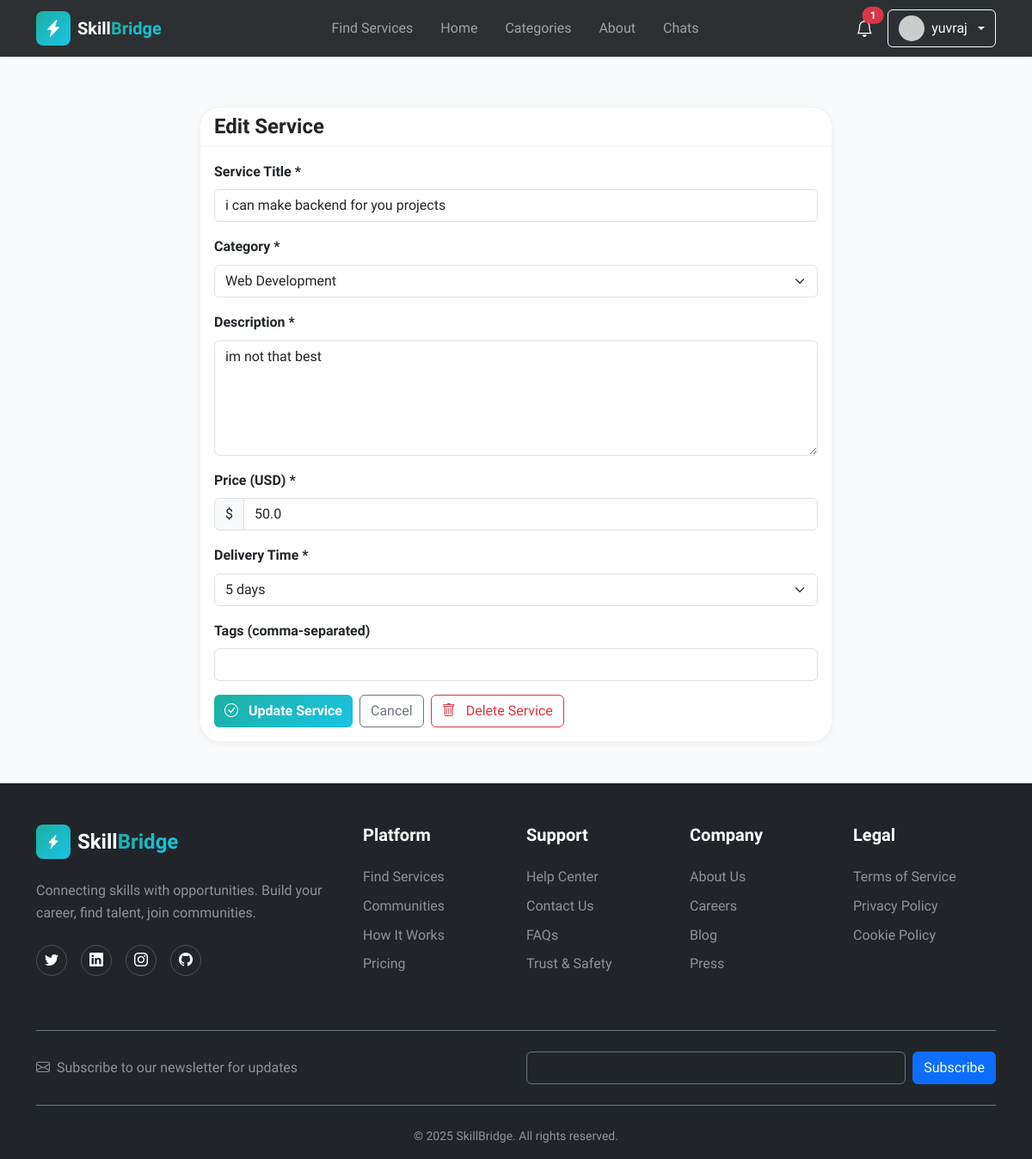
The page /service/2/edit (signed in) on the database its author committed.
### models.py (models this page shows, shortened)
class User(UserMixin, db.Model):
    __tablename__ = 'users'
    id = db.Column(db.Integer, primary_key=True)
    username = db.Column(db.String(80), unique=True, nullable=False, index=True)
    email = db.Column(db.String(120), unique=True, nullable=False, index=True)
    password_hash = db.Column(db.String(255), nullable=False)
    user_type = db.Column(db.String(20), nullable=False, default='client')
    full_name = db.Column(db.String(100))
    bio = db.Column(db.Text)
    avatar_url = db.Column(db.String(255), default='default-avatar.png')
    phone = db.Column(db.String(20))
    is_active = db.Column(db.Boolean, default=True)
    is_verified = db.Column(db.Boolean, default=False)
    created_at = db.Column(db.DateTime, default=datetime.utcnow, nullable=False)
    updated_at = db.Column(db.DateTime, default=datetime.utcnow, onupdate=datetime.utcnow)
    services = db.relationship('Service', backref='provider', lazy='dynamic',
                              foreign_keys='Service.user_id')
    reviews = db.relationship('Review', backref='reviewer', lazy='dynamic',
                             foreign_keys='Review.user_id')
    orders_as_buyer = db.relationship('Order', backref='buyer', lazy='dynamic',
                                     foreign_keys='Order.buyer_id')
    orders_as_seller = db.relationship('Order', backref='seller', lazy='dynamic',
                                      foreign_keys='Order.seller_id')
    favorites = db.relationship('Favorite', backref='user', lazy='dynamic',
                               cascade='all, delete-orphan')
    notifications = db.relationship('Notification', backref='user', lazy='dynamic',
                                   cascade='all, delete-orphan')
    def is_admin(self):
        return self.user_type == 'admin'
    def get_unread_notifications_count(self):
        return self.notifications.filter_by(is_read=False).count()
    def get_recent_notifications(self, limit=5):
        return self.notifications.order_by(db.text('created_at desc')).limit(limit)
    def get_avatar_url(self):
        from flask import url_for
        if not self.avatar_url or self.avatar_url == 'default-avatar.png':
            return f"https://ui-avatars.com/api/?name={self.username}&background=random&color=fff&size=128"
        if self.avatar_url.startswith('http'):
            return self.avatar_url
        return url_for('static', filename='images/' + self.avatar_url)

class Service(db.Model):
    __tablename__ = 'services'
    id = db.Column(db.Integer, primary_key=True)
    title = db.Column(db.String(200), nullable=False, index=True)
    description = db.Column(db.Text, nullable=False)
    price = db.Column(db.Float, nullable=False)
    delivery_time = db.Column(db.String(50))  # e.g., "3 days", "1 week"
    user_id = db.Column(db.Integer, db.ForeignKey('users.id'), nullable=False, index=True)
    category_id = db.Column(db.Integer, db.ForeignKey('categories.id'), nullable=False, index=True)
    favorited_by = db.relationship('Favorite', backref='service', lazy='dynamic', cascade='all, delete-orphan')
    image_url = db.Column(db.String(255), default='default-service.jpg')
    tags = db.Column(db.String(255))
    is_active = db.Column(db.Boolean, default=True)
    view_count = db.Column(db.Integer, default=0)
    created_at = db.Column(db.DateTime, default=datetime.utcnow, index=True)
    updated_at = db.Column(db.DateTime, default=datetime.utcnow, onupdate=datetime.utcnow)
    reviews = db.relationship('Review', backref='service', lazy='dynamic',
                             cascade='all, delete-orphan')
    orders = db.relationship('Order', backref='service', lazy='dynamic')
    favorited_by = db.relationship('Favorite', backref='service', lazy='dynamic',
                                   cascade='all, delete-orphan')

class Category(db.Model):
    __tablename__ = 'categories'
    id = db.Column(db.Integer, primary_key=True)
    name = db.Column(db.String(100), unique=True, nullable=False, index=True)
    description = db.Column(db.Text)
    icon = db.Column(db.String(50))  # Icon class name (e.g., 'bi-code')
    color = db.Column(db.String(50))  # Color class for styling
    created_at = db.Column(db.DateTime, default=datetime.utcnow)
    services = db.relationship('Service', backref='category', lazy='dynamic')

### routes.py (the view, shortened to what this page needs)
@service_bp.route('/<int:service_id>/edit', methods=['GET', 'POST'])
@login_required
def edit(service_id):
    service = Service.query.get_or_404(service_id)
    if service.user_id != current_user.id and not current_user.is_admin():
        flash('You do not have permission to edit this service.', 'danger')
        return redirect(url_for('service.detail', service_id=service_id))
    categories = category_manager.get_all_categories()
    return render_template('service_edit.html', service=service, categories=categories)

### managers.py (called while the page is built)
    def get_all_categories(self):
        return Category.query.all()

### templates/service_edit.html (shortened to what this page needs)
{% extends 'base.html' %}
{% block content %}
<section class="py-5 bg-light">
    <div class="container">
        <div class="row">
            <div class="col-lg-8 mx-auto">
                <div class="card">
                    <div class="card-header">
                        <h4 class="mb-0">Edit Service</h4>
                    </div>
                    <div class="card-body">
                        <form method="POST" action="{{ url_for('service.edit', service_id=service.id) }}">
                            <div class="mb-3">
                                <label class="form-label">Service Title *</label>
                                <input type="text" class="form-control" name="title" value="{{ service.title }}"
                                    required>
                            </div>
                            <div class="mb-3">
                                <label class="form-label">Category *</label>
                                <select class="form-select" name="category_id" required>
                                    {% for category in categories %}
                                    <option value="{{ category.id }}" {% if category.id==service.category_id
                                        %}selected{% endif %}>
                                        {{ category.name }}
                                    </option>
                                    {% endfor %}
                                </select>
                            </div>
                            <div class="mb-3">
                                <label class="form-label">Description *</label>
                                <textarea class="form-control" name="description" rows="5"
                                    required>{{ service.description }}</textarea>
                            </div>
                            <div class="mb-3">
                                <label class="form-label">Price (USD) *</label>
                                <div class="input-group">
                                    <span class="input-group-text">$</span>
                                    <input type="number" class="form-control" name="price" value="{{ service.price }}"
                                        min="5" step="0.01" required>
                                </div>
                            </div>
                            <div class="mb-3">
                                <label class="form-label">Delivery Time *</label>
                                <select class="form-select" name="delivery_time" required>
                                    <option value="5 days" {% if service.delivery_time=='5 days' %}selected{% endif %}>5
                                        days</option>
                                </select>
                            </div>
                            <div class="mb-3">
                                <label class="form-label">Tags (comma-separated)</label>
                                <input type="text" class="form-control" name="tags" value="{{ service.tags }}">
                            </div>
                            <div class="d-flex gap-2">
                                <button type="submit" class="btn btn-gradient-primary">
                                    <i class="bi bi-check-circle me-2"></i>
                                    Update Service
                                </button>
                                <a href="{{ url_for('service.detail', service_id=service.id) }}"
                                    class="btn btn-outline-secondary">
                                    Cancel
                                </a>
                                <form method="POST" action="{{ url_for('service.delete', service_id=service.id) }}"
                                    class="ms-auto">
                                    <button type="submit" class="btn btn-outline-danger"
                                        onclick="return confirm('Are you sure you want to delete this service?')">
                                        <i class="bi bi-trash me-2"></i>
                                        Delete Service
                                    </button>
                                </form>
                            </div>
                        </form>
                    </div>
                </div>
            </div>
        </div>
    </div>
</section>
{% endblock %}

### templates/components/header.html (shortened to what this page needs)
<header class="navbar navbar-expand-lg navbar-dark bg-dark fixed-top shadow-sm">
    <div class="container">
        <a class="navbar-brand d-flex align-items-center" href="{{ url_for('main.index') }}">
            <div class="logo-icon gradient-primary rounded-3 p-2 me-2">
                <i class="bi bi-lightning-charge-fill text-white"></i>
            </div>
            <span class="fw-bold">Skill<span class="text-gradient">Bridge</span></span>
        </a>
        <div class="collapse navbar-collapse" id="navbarNav">
            <ul class="navbar-nav mx-auto">
                <li class="nav-item">
                    <a class="nav-link" href="{{ url_for('service.browse') }}">Find Services</a>
                </li>
                <li class="nav-item">
                    <a class="nav-link" href="{{ url_for('main.index') }}">Home</a>
                </li>
                <li class="nav-item">
                    <a class="nav-link" href="{{ url_for('main.index') }}#categories">Categories</a>
                </li>
                <li class="nav-item">
                    <a class="nav-link" href="{{ url_for('main.about') }}">About</a>
                </li>
                {% if current_user.is_authenticated %}
                <li class="nav-item">
                    <a class="nav-link" href="{{ url_for('user.chats') }}">Chats</a>
                </li>
                {% endif %}
            </ul>
            <div class="d-flex align-items-center gap-3 mt-3 mt-lg-0">
                {% if current_user.is_authenticated %}
                <div class="dropdown">
                    <button class="btn btn-link text-white position-relative p-0" type="button"
                        data-bs-toggle="dropdown">
                        <i class="bi bi-bell fs-5"></i>
                        {% set unread_count = current_user.get_unread_notifications_count() %}
                        {% if unread_count > 0 %}
                        <span class="position-absolute top-0 start-100 translate-middle badge rounded-pill bg-danger">
                            {{ unread_count }}
                        </span>
                        {% endif %}
                    </button>
                </div>
                <div class="dropdown">
                    <button class="btn btn-outline-light dropdown-toggle d-flex align-items-center gap-2" type="button"
                        data-bs-toggle="dropdown">
                        <img src="{{ current_user.get_avatar_url() }}" alt="Avatar" class="rounded-circle" width="30"
                            height="30">
                        <span>{{ current_user.username }}</span>
                    </button>
                </div>
                {% else %}
                <a href="{{ url_for('auth.login') }}" class="btn btn-outline-light">Log In</a>
                <a href="{{ url_for('auth.register') }}" class="btn btn-gradient-primary">Get Started</a>
                {% endif %}
            </div>
        </div>
    </div>
</header>
<div style="height: 76px;"></div>

### static/css/custom.css (style rules this page uses)
:root { --primary-color: hsl(174, 72%, 40%); --primary-dark: hsl(174, 72%, 30%); --primary-light: hsl(174, 72%, 50%); --accent-color: hsl(15, 90%, 60%); --background: hsl(210, 20%, 98%); --foreground: hsl(215, 25%, 15%); --card-bg: hsl(0, 0%, 100%); --muted: hsl(215, 15%, 60%); --gradient-primary: linear-gradient(135deg, hsl(174, 72%, 40%), hsl(190, 80%, 50%)); --gradient-accent: linear-gradient(135deg, hsl(15, 90%, 60%), hsl(35, 95%, 55%)); --gradient-hero: linear-gradient(135deg, hsl(215, 25%, 12%), hsl(220, 30%, 18%)); --shadow-sm: 0 2px 8px -2px rgba(0, 0, 0, 0.08); --shadow-md: 0 8px 24px -8px rgba(0, 0, 0, 0.12); --shadow-lg: 0 16px 48px -16px rgba(0, 0, 0, 0.15); --shadow-glow: 0 0 40px rgba(23, 162, 184, 0.25); --section-padding: 5rem 0; --radius-sm: 0.5rem; --radius-md: 1rem; --radius-lg: 1.5rem; --radius-xl: 2rem; }
* { margin: 0; padding: 0; box-sizing: border-box; }
body { font-family: 'Sora', -apple-system, BlinkMacSystemFont, 'Segoe UI', sans-serif; background-color: var(--background); color: var(--foreground); line-height: 1.6; overflow-x: hidden; }
h1, h2, h3, h4, h5, h6 { font-weight: 700; line-height: 1.2; }
a { transition: all 0.3s ease; }
.gradient-primary { background: var(--gradient-primary); }
.text-gradient { background: var(--gradient-primary); -webkit-background-clip: text; -webkit-text-fill-color: transparent; background-clip: text; }
.btn-gradient-primary { background: var(--gradient-primary); border: none; color: white; font-weight: 600; transition: all 0.3s ease; }
.navbar { backdrop-filter: blur(10px); background-color: rgba(33, 37, 41, 0.95) !important; transition: all 0.3s ease; }
.logo-icon { width: 40px; height: 40px; display: flex; align-items: center; justify-content: center; transition: all 0.3s ease; }
.nav-link { font-weight: 500; position: relative; padding: 0.5rem 1rem !important; }
.nav-link::after { content: ''; position: absolute; bottom: 0; left: 50%; width: 0; height: 2px; background: var(--gradient-primary); transition: all 0.3s ease; transform: translateX(-50%); }
.form-label { font-weight: 600; margin-bottom: 0.5rem; }
.card { border-radius: var(--radius-lg); border: 1px solid rgba(0, 0, 0, 0.05); box-shadow: var(--shadow-sm); }
.card-header { background: transparent; border-bottom: 1px solid rgba(0, 0, 0, 0.05); font-weight: 600; }
.badge { padding: 0.35em 0.75em; font-weight: 600; }

### rows shown on the page
User: username "yuvraj"
Service: title "i can make backend for you projects", category_id "Web Development", description "im not that best", price "50.0", delivery_time "5 days"

### other values the page prints
{{ unread_count }} "1"
